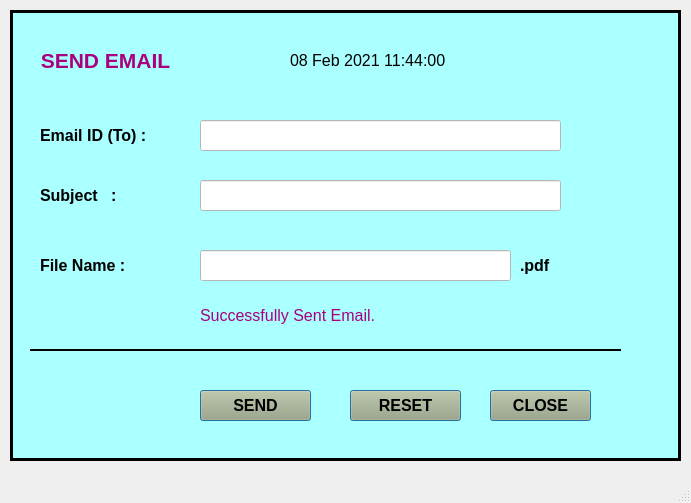
<?xml version="1.0" encoding="UTF-8"?>
<ui version="4.0">
 <class>MainWindow</class>
 <widget class="QMainWindow" name="MainWindow">
  <property name="geometry">
   <rect>
    <x>0</x>
    <y>0</y>
    <width>691</width>
    <height>503</height>
   </rect>
  </property>
  <property name="windowTitle">
   <string>MainWindow</string>
  </property>
  <widget class="QWidget" name="centralwidget">
   <widget class="QFrame" name="frame">
    <property name="geometry">
     <rect>
      <x>10</x>
      <y>10</y>
      <width>671</width>
      <height>451</height>
     </rect>
    </property>
    <property name="font">
     <font>
      <family>Arial</family>
      <pointsize>14</pointsize>
     </font>
    </property>
    <property name="autoFillBackground">
     <bool>false</bool>
    </property>
    <property name="styleSheet">
     <string notr="true">background-color: rgb(170, 255, 255);
</string>
    </property>
    <property name="frameShape">
     <enum>QFrame::Box</enum>
    </property>
    <property name="frameShadow">
     <enum>QFrame::Plain</enum>
    </property>
    <property name="lineWidth">
     <number>3</number>
    </property>
    <widget class="QLabel" name="label">
     <property name="geometry">
      <rect>
       <x>280</x>
       <y>30</y>
       <width>191</width>
       <height>41</height>
      </rect>
     </property>
     <property name="font">
      <font>
       <family>Arial</family>
       <pointsize>12</pointsize>
      </font>
     </property>
     <property name="text">
      <string>08 Feb 2021 11:44:00</string>
     </property>
    </widget>
    <widget class="QLabel" name="label_2">
     <property name="geometry">
      <rect>
       <x>190</x>
       <y>290</y>
       <width>201</width>
       <height>31</height>
      </rect>
     </property>
     <property name="font">
      <font>
       <family>Arial</family>
       <pointsize>12</pointsize>
      </font>
     </property>
     <property name="styleSheet">
      <string notr="true">color: rgb(170, 0, 127);</string>
     </property>
     <property name="text">
      <string>Successfully Sent Email.</string>
     </property>
    </widget>
    <widget class="QPushButton" name="pushButton_6">
     <property name="geometry">
      <rect>
       <x>190</x>
       <y>380</y>
       <width>111</width>
       <height>31</height>
      </rect>
     </property>
     <property name="font">
      <font>
       <family>Arial</family>
       <pointsize>12</pointsize>
       <weight>75</weight>
       <bold>true</bold>
      </font>
     </property>
     <property name="styleSheet">
      <string notr="true">background-color: rgb(170, 170, 127);
</string>
     </property>
     <property name="text">
      <string>SEND</string>
     </property>
     <property name="autoDefault">
      <bool>true</bool>
     </property>
     <property name="default">
      <bool>true</bool>
     </property>
     <property name="flat">
      <bool>false</bool>
     </property>
    </widget>
    <widget class="QPushButton" name="pushButton_7">
     <property name="geometry">
      <rect>
       <x>340</x>
       <y>380</y>
       <width>111</width>
       <height>31</height>
      </rect>
     </property>
     <property name="font">
      <font>
       <family>Arial</family>
       <pointsize>12</pointsize>
       <weight>75</weight>
       <bold>true</bold>
      </font>
     </property>
     <property name="styleSheet">
      <string notr="true">background-color: rgb(170, 170, 127);
</string>
     </property>
     <property name="text">
      <string>RESET</string>
     </property>
     <property name="autoDefault">
      <bool>true</bool>
     </property>
     <property name="default">
      <bool>true</bool>
     </property>
     <property name="flat">
      <bool>false</bool>
     </property>
    </widget>
    <widget class="QLabel" name="label_3">
     <property name="geometry">
      <rect>
       <x>30</x>
       <y>100</y>
       <width>111</width>
       <height>51</height>
      </rect>
     </property>
     <property name="font">
      <font>
       <family>Arial</family>
       <pointsize>12</pointsize>
       <weight>75</weight>
       <bold>true</bold>
      </font>
     </property>
     <property name="text">
      <string>Email ID (To) :</string>
     </property>
    </widget>
    <widget class="QLineEdit" name="lineEdit">
     <property name="geometry">
      <rect>
       <x>190</x>
       <y>110</y>
       <width>361</width>
       <height>31</height>
      </rect>
     </property>
     <property name="font">
      <font>
       <family>Arial</family>
       <pointsize>12</pointsize>
       <weight>75</weight>
       <bold>true</bold>
      </font>
     </property>
     <property name="styleSheet">
      <string notr="true">background-color: rgb(255, 255, 255);</string>
     </property>
     <property name="text">
      <string/>
     </property>
     <property name="echoMode">
      <enum>QLineEdit::Normal</enum>
     </property>
    </widget>
    <widget class="Line" name="line">
     <property name="geometry">
      <rect>
       <x>20</x>
       <y>330</y>
       <width>591</width>
       <height>21</height>
      </rect>
     </property>
     <property name="frameShadow">
      <enum>QFrame::Plain</enum>
     </property>
     <property name="lineWidth">
      <number>2</number>
     </property>
     <property name="orientation">
      <enum>Qt::Horizontal</enum>
     </property>
    </widget>
    <widget class="QPushButton" name="pushButton_8">
     <property name="geometry">
      <rect>
       <x>480</x>
       <y>380</y>
       <width>101</width>
       <height>31</height>
      </rect>
     </property>
     <property name="font">
      <font>
       <family>Arial</family>
       <pointsize>12</pointsize>
       <weight>75</weight>
       <bold>true</bold>
      </font>
     </property>
     <property name="styleSheet">
      <string notr="true">background-color: rgb(170, 170, 127);
</string>
     </property>
     <property name="text">
      <string>CLOSE</string>
     </property>
     <property name="autoDefault">
      <bool>true</bool>
     </property>
     <property name="default">
      <bool>true</bool>
     </property>
     <property name="flat">
      <bool>false</bool>
     </property>
    </widget>
    <widget class="QLabel" name="label_4">
     <property name="geometry">
      <rect>
       <x>10</x>
       <y>30</y>
       <width>171</width>
       <height>41</height>
      </rect>
     </property>
     <property name="font">
      <font>
       <family>Arial</family>
       <pointsize>16</pointsize>
       <weight>75</weight>
       <bold>true</bold>
      </font>
     </property>
     <property name="styleSheet">
      <string notr="true">color: rgb(170, 0, 127);</string>
     </property>
     <property name="text">
      <string>SEND EMAIL</string>
     </property>
     <property name="alignment">
      <set>Qt::AlignCenter</set>
     </property>
    </widget>
    <widget class="QLabel" name="label_5">
     <property name="geometry">
      <rect>
       <x>30</x>
       <y>160</y>
       <width>111</width>
       <height>51</height>
      </rect>
     </property>
     <property name="font">
      <font>
       <family>Arial</family>
       <pointsize>12</pointsize>
       <weight>75</weight>
       <bold>true</bold>
      </font>
     </property>
     <property name="text">
      <string>Subject   :</string>
     </property>
    </widget>
    <widget class="QLineEdit" name="lineEdit_2">
     <property name="geometry">
      <rect>
       <x>190</x>
       <y>170</y>
       <width>361</width>
       <height>31</height>
      </rect>
     </property>
     <property name="font">
      <font>
       <family>Arial</family>
       <pointsize>12</pointsize>
       <weight>75</weight>
       <bold>true</bold>
      </font>
     </property>
     <property name="styleSheet">
      <string notr="true">background-color: rgb(255, 255, 255);</string>
     </property>
     <property name="text">
      <string/>
     </property>
     <property name="echoMode">
      <enum>QLineEdit::Normal</enum>
     </property>
    </widget>
    <widget class="QLabel" name="label_6">
     <property name="geometry">
      <rect>
       <x>30</x>
       <y>230</y>
       <width>111</width>
       <height>51</height>
      </rect>
     </property>
     <property name="font">
      <font>
       <family>Arial</family>
       <pointsize>12</pointsize>
       <weight>75</weight>
       <bold>true</bold>
      </font>
     </property>
     <property name="text">
      <string>File Name :</string>
     </property>
    </widget>
    <widget class="QLineEdit" name="lineEdit_3">
     <property name="geometry">
      <rect>
       <x>190</x>
       <y>240</y>
       <width>311</width>
       <height>31</height>
      </rect>
     </property>
     <property name="font">
      <font>
       <family>Arial</family>
       <pointsize>12</pointsize>
       <weight>75</weight>
       <bold>true</bold>
      </font>
     </property>
     <property name="styleSheet">
      <string notr="true">background-color: rgb(255, 255, 255);</string>
     </property>
     <property name="text">
      <string/>
     </property>
     <property name="echoMode">
      <enum>QLineEdit::Normal</enum>
     </property>
    </widget>
    <widget class="QLabel" name="label_7">
     <property name="geometry">
      <rect>
       <x>510</x>
       <y>240</y>
       <width>61</width>
       <height>31</height>
      </rect>
     </property>
     <property name="font">
      <font>
       <family>Arial</family>
       <pointsize>12</pointsize>
       <weight>75</weight>
       <bold>true</bold>
      </font>
     </property>
     <property name="text">
      <string>.pdf</string>
     </property>
    </widget>
   </widget>
  </widget>
  <widget class="QMenuBar" name="menubar">
   <property name="geometry">
    <rect>
     <x>0</x>
     <y>0</y>
     <width>691</width>
     <height>21</height>
    </rect>
   </property>
  </widget>
  <widget class="QStatusBar" name="statusbar"/>
 </widget>
 <resources/>
 <connections/>
</ui>
